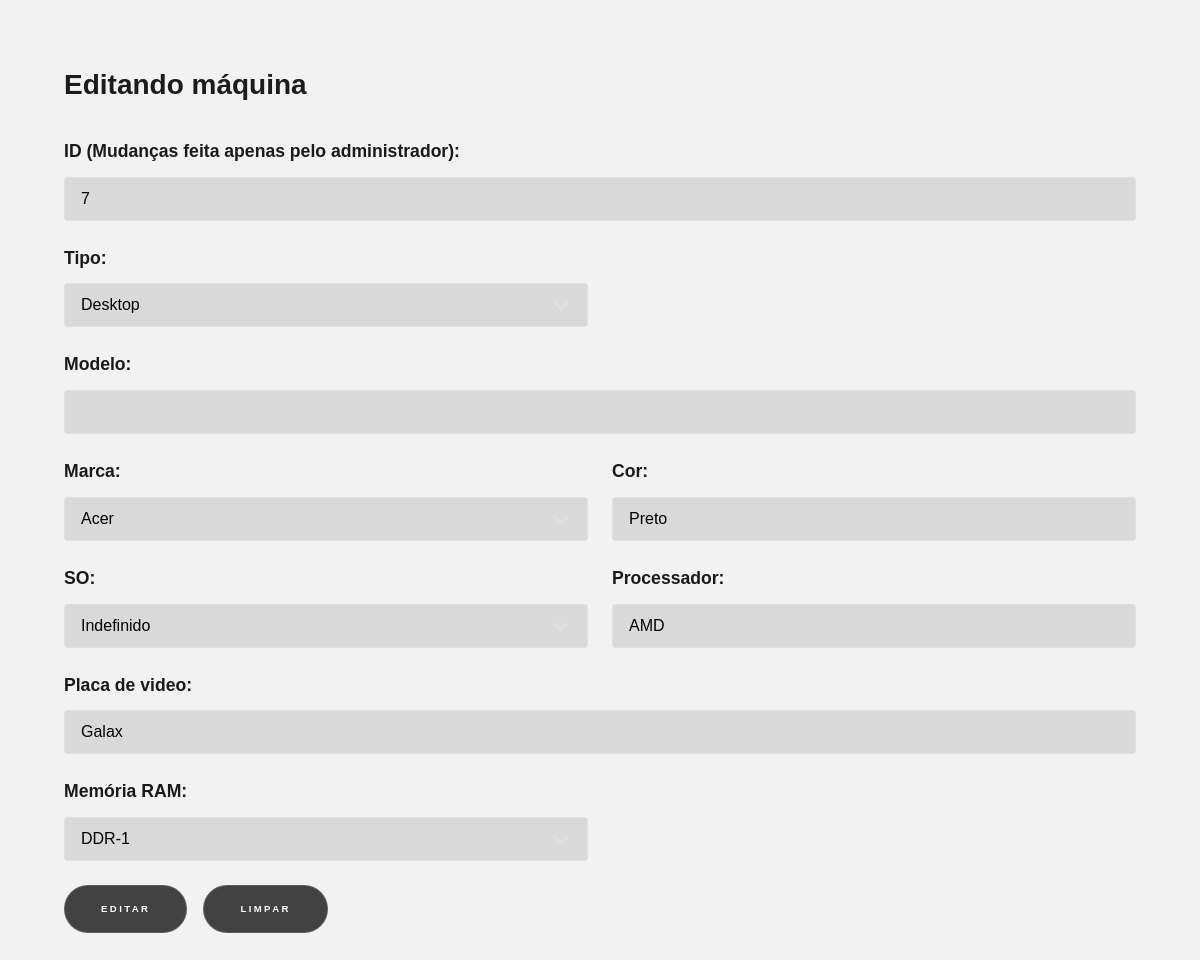
Page /EnterpriseWebSite/editMachine.php?ID_Aparelho=7 on the committed database.
### tables this page shows
CREATE TABLE `aparelho` (
  `ID_Aparelho` int(11) NOT NULL,
  `Cliente_Aparelho` varchar(80) DEFAULT NULL,
  `Tipo` int(11) DEFAULT NULL,
  `Modelo` varchar(50) DEFAULT NULL,
  `Marca` int(11) DEFAULT NULL,
  `Cor` varchar(50) DEFAULT NULL,
  `SO` int(11) DEFAULT NULL,
  `Processador` varchar(50) DEFAULT NULL,
  `Placa_video` varchar(50) DEFAULT NULL,
  `RAM` int(11) DEFAULT NULL
);

### EnterpriseWebSite/editMachine.php (the view, shortened to what this page needs)
<!DOCTYPE html>
<html>
<head>
		<link rel="stylesheet" href="assets/css/main.css" />
</head>
<body>
<?php
	require('ConexaoBD.php');
$id = $_GET['ID_Aparelho'];
$sql = mysqli_query($link,"SELECT * FROM aparelho WHERE ID_Aparelho = '$id'");
while ($cont = mysqli_fetch_array($sql)) {
?>
	<section id="four" class="wrapper style4 fade-up">
                    	<div class="inner">
                    		<h2>Editando máquina</h2>
							<form method="POST" action="ResEditAparelho.php">
								<div class="row gtr-uniform">
									<div class="col-12 col-12-xsmall">
										<label>ID (Mudanças feita apenas pelo administrador):</label>
										<input type="text" name="ID" id="demo-email" readonly value="<?php echo $cont['ID_Aparelho'];?>"/>
									</div>
									<div class="col-6 col-12-xsmall">
										<label>Tipo:</label>
										<select name="Tipo" id="demo-category" >
<?php
	$sql1 = "SELECT * FROM tipo ORDER BY DescTipo ASC";
	$resultado1 = mysqli_query($link,$sql1);
	while ($cont1 = mysqli_fetch_array($resultado1)) {
		echo "<option value='".$cont1['ID_Tipo']."'>".$cont1['DescTipo']."</option>";
	}
?>
											</select>
									</div>
									<div class="col-12 col-12-xsmall">
										<label>Modelo:</label>
										<input type="text" name="Modelo" id="demo-email" value="<?php echo $cont['Modelo'];?>"/>
									</div>
									<div class="col-6 col-12-xsmall">
										<label>Marca:</label>
										<select name="Marca" id="demo-category" >
<?php
	$sql1 = "SELECT * FROM marca ORDER BY DescMarca ASC";
	$resultado1 = mysqli_query($link,$sql1);
	while ($cont1 = mysqli_fetch_array($resultado1)) {
		echo "<option value='".$cont1['ID_Marca']."'>".$cont1['DescMarca']."</option>";
	}
?>
											</select>
									</div>
									<div class="col-6 col-12-xsmall">
										<label>Cor:</label>
										<input type="text" name="Cor" id="demo-email" value="<?php echo $cont['Cor'];?>"/>
									</div>
									<div class="col-6 col-12-xsmall">
										<label>SO:</label>
										<select name="SO" id="demo-category" >
<?php
	$sql1 = "SELECT * FROM so ORDER BY DescSO ASC";
	$resultado1 = mysqli_query($link,$sql1);
	while ($cont1 = mysqli_fetch_array($resultado1)) {
		echo "<option value='".$cont1['ID_SO']."'>".$cont1['DescSO']."</option>";
	}
?>
											</select>
									</div>
									<div class="col-6 col-12-xsmall">
										<label>Processador:</label>
										<input type="text" name="Processador" id="demo-email" value="<?php echo $cont['Processador'];?>"/>
									</div>
									<div class="col-12 col-12-xsmall">
										<label>Placa de video:</label>
										<input type="text" name="Placa_video" id="demo-email" value="<?php echo $cont['Placa_video'];?>"/>
									</div>
									<div class="col-6 col-12-xsmall">
										<label>Memória RAM:</label>
										<select name="MemoriaRAM" id="demo-category" >
<?php
	$sql1 = "SELECT * FROM ram ORDER BY DescRam ASC";
	$resultado1 = mysqli_query($link,$sql1);
	while ($cont1 = mysqli_fetch_array($resultado1)) {
		echo "<option value='".$cont1['ID_Ram']."'>".$cont1['DescRam']."</option>";
	}
}
?>
											</select>
									</div>
									<div class="col-12">
										<ul class="actions">
											<li><input type="submit" value="Editar" class="primary"/></li>
											<li><input type="reset" value="Limpar"/></li>
										</ul>
									</div>
								</div>
	       			    </form>
                    </div>
                </section>
            </body>
        </html>

### rows in the picture
aparelho: ID "7", Cor "Preto", Processador "AMD", Placa_video "Galax"

### other values in the picture
form field Tipo "Desktop"
form field Marca "Acer"
form field SO "Indefinido"
form field MemoriaRAM "DDR-1"
